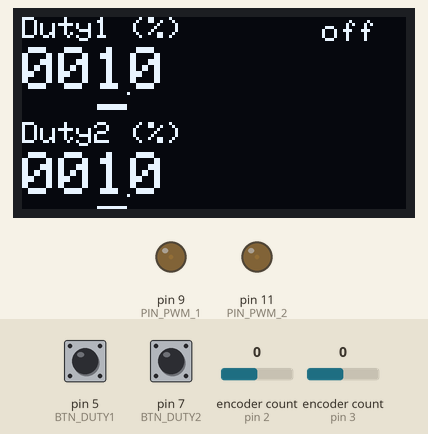
The sketch below on a simulated Arduino Nano, built with avr-gcc and run on an emulated ATmega328P. Shown: 128×64 one-colour display, output pins drawn as LEDs (lit = HIGH). Inputs (shaded band) come from the test bench; at power-on: pin 7 (BTN_DUTY2) HIGH, encoder count (sensors on pin 2, pin 3) 0, pin 5 (BTN_DUTY1) HIGH. EEPROM starts erased; what the sketch prints to the serial monitor is not drawn.

Above: at 1.2 s.
1.3 s: pin 7 (BTN_DUTY2) pulled LOW for 1 s
At 3.3 s:
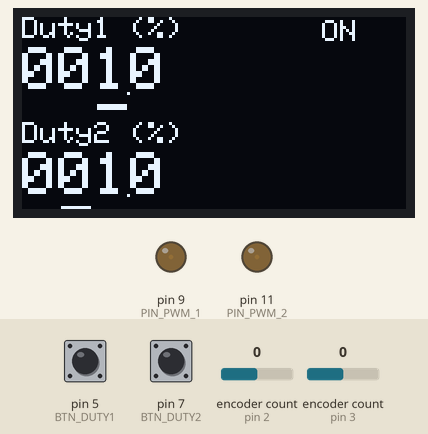
3.8 s: encoder count (sensor on pin 2) set to 1
At 4.4 s:
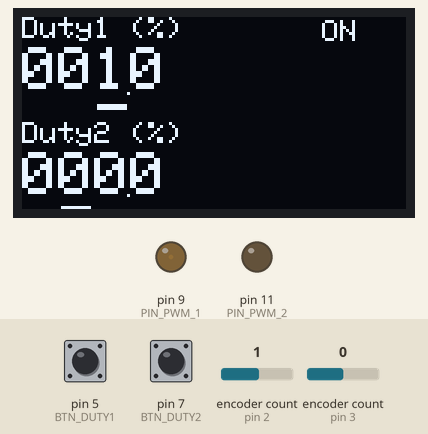
5.3 s: pin 7 (BTN_DUTY2) pulled LOW for 3.2 s
At 9.2 s:
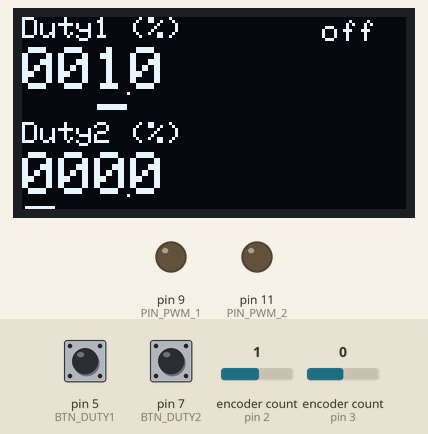
10.0 s: encoder count (sensor on pin 3) set to 1
At 10.4 s:
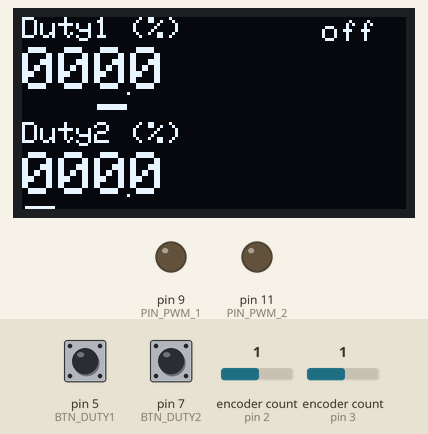
11.5 s: pin 5 (BTN_DUTY1) pulled LOW for 0.15 s
At 12.7 s:
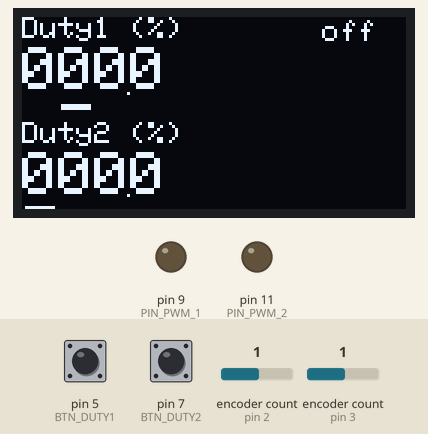
13.1 s: pin 5 (BTN_DUTY1) pulled LOW for 1 s
At 13.9 s:
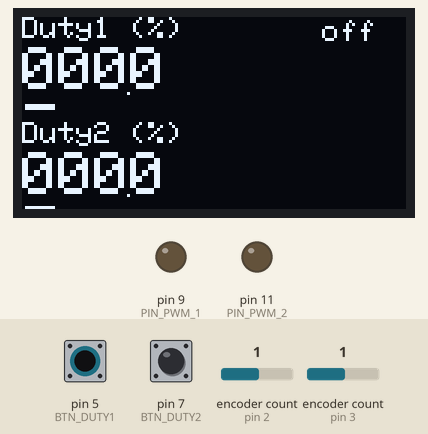
Timing chart, 0 to 16.1 s (numbered marks = the images above; inputs shaded):
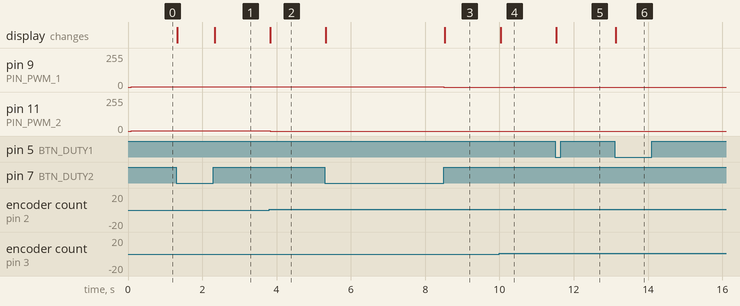

The sketch:

PWM2.ino
```cpp
#include <Wire.h>
#include <EEPROM.h>
#include <avr/sleep.h>
#include <avr/power.h>
//external libs
#include <Encoder.h>
#include <Adafruit_GFX.h>
#include <Adafruit_SSD1306.h>
//internal
#include "EncoderControl.h"

Adafruit_SSD1306 display(128, 64, &Wire, -1); //A4->SDA and A5->SCL

#define PIN_PWM_1 9
#define PIN_GND_1 8
#define PIN_PWM_2 11
#define PIN_GND_2 10

// ---------- Encoders: better if first pin has interrups (D2,D3 in Nano
Encoder encDuty1(3, 4);
#define BTN_DUTY1 5
Encoder encDuty2(2, 6);
#define BTN_DUTY2 7

EncoderControl duty1Ctrl(encDuty1, BTN_DUTY1, 0, 1000, 10);   // start at 1% it is divided by 10
EncoderControl duty2Ctrl(encDuty2, BTN_DUTY2, 0, 1000, 10);    // start at 1% it is divided by 10
bool switchedOn = false;

// ---------- EEPROM values: save/load with persistance
typedef struct{
  int32_t _signature;
  int16_t value1;
  int16_t value2;
  bool switchedOn;
} ConfigData;
ConfigData config;
void saveConfig() {
  config._signature = 0xBEEF;
  config.value1 = duty1Ctrl.getValue();
  config.value2 = duty2Ctrl.getValue();
  config.switchedOn = switchedOn;
  EEPROM.put(0, config);
}
void loadConfig() {
  EEPROM.get(0, config);
  if (config._signature != 0xBEEF){ //first time loading, put default values
      config._signature = 0xBEEF;
      config.value1 = 10;
      config.value2 = 10;
      config.switchedOn = false;
      saveConfig();
  }
  duty1Ctrl.setValue( config.value1 );
  duty2Ctrl.setValue( config.value2 );
  switchedOn = config.switchedOn;
}


// ---------- Function prototypes ----------
void drawDisplay();
void uintToString(uint16_t val, char* str);
void gndPin(uint8_t pin) {pinMode(pin, OUTPUT); digitalWrite(pin, LOW);};
void setPWMs(uint16_t pin1, uint16_t pin2);

void setup() {
  // turn off everything we can
  power_adc_disable();
  ADCSRA = 0;
  power_spi_disable();
  //power_timer0_disable(); //disabling timer0 breaks the encoder library
  TIMSK0 &= ~_BV(TOIE0); //so we just disable its interrupt to avoid jitter

  //set PWM at timer1 (pins 9,10) and timer2 (3,11) at 21kHz
  TCCR1B = TCCR1B & B11111000 | B00000001;    // set timer 1 divisor to     1 for PWM frequency of 31372.55 Hz
  TCCR2B = TCCR2B & B11111000 | B00000001;    // set timer 2 divisor to     1 for PWM frequency of 31372.55 Hz

  pinMode(BTN_DUTY1, INPUT_PULLUP);
  pinMode(BTN_DUTY2, INPUT_PULLUP);
  pinMode(PIN_PWM_1, OUTPUT); digitalWrite(PIN_PWM_1, LOW);
  pinMode(PIN_PWM_2, OUTPUT); digitalWrite(PIN_PWM_2, LOW);
  gndPin(PIN_GND_1); gndPin(PIN_GND_2);

  loadConfig();
  duty1Ctrl.setDigit( 1 );
  duty2Ctrl.setDigit( 1 );

  display.begin(SSD1306_SWITCHCAPVCC, 0x3C);
  display.setTextColor(SSD1306_WHITE);
  drawDisplay();

  setPWMs(duty1Ctrl.getValue(), duty2Ctrl.getValue());
  Serial.begin( 115200 );
}

void loop() {
  bool needsUpdate = false;
  uint16_t ticksPressed = 0;

  duty1Ctrl.handleRotation(needsUpdate);
  duty1Ctrl.handleButton(needsUpdate, ticksPressed);
  if (ticksPressed > 500){ // save current parameters to EPROM
    //Serial.println( ticksPressed );
    saveConfig();
  }

  duty2Ctrl.handleRotation(needsUpdate);
  duty2Ctrl.handleButton(needsUpdate, ticksPressed);
  if (ticksPressed > 500){ //switch on/off
    Serial.println( ticksPressed );
    if( switchedOn ){ //it is on, we switch off
      digitalWrite(PIN_PWM_1, LOW);
      digitalWrite(PIN_PWM_2, LOW);
    }
    switchedOn = switchedOn?false:true;
    needsUpdate = true;
  }

  if (needsUpdate) {
    drawDisplay();
    if (switchedOn)
      setPWMs(duty1Ctrl.getValue(), duty2Ctrl.getValue());
  }

  delay(20);
}

void setPWMs(uint16_t pin1, uint16_t pin2){
  analogWrite(PIN_PWM_1, (uint32_t)pin1 * 256 / 1000);
  analogWrite(PIN_PWM_2, (uint32_t)pin2 * 256 / 1000);
}


void drawDisplay() {
  char str[] = "0000";
  display.clearDisplay();
  //display.setRotation(2);

  display.setCursor(0, 0);
  display.setTextSize(1);
  display.print("Duty1 (%)");
  display.setCursor(0, 10);
  display.setTextSize(2);
  uintToString(duty1Ctrl.getValue(), str);
  display.print(str);
  display.drawPixel(35, 25, SSD1306_WHITE);
  display.fillRect(1+(3- duty1Ctrl.getDigit() )*12, 29, 10, 2, SSD1306_WHITE);    // Highlight frequency digit

  display.setCursor(0, 35);
  display.setTextSize(1);
  display.print("Duty2 (%)");
  display.setCursor(0, 45);
  display.setTextSize(2);
  uintToString(duty2Ctrl.getValue(), str);
  display.print(str);
  display.drawPixel(35, 59, SSD1306_WHITE);
  display.fillRect(1+(3- duty2Ctrl.getDigit() )*12, 63, 10, 2, SSD1306_WHITE); //duty digit

  display.setCursor(100, 1);
  display.setTextSize(1);
  if (switchedOn){
    display.print("ON");
  }else{
    display.print("off");
  }

  display.display();
}

void uintToString(uint16_t val, char* str) {
  int len = 0;
  for (; str[len] != '\0'; len++)
    str[len] = '0';

  for (int i = len - 1; val > 0 && i >= 0; i--) {
    str[i] = (val % 10) + '0';
    val /= 10;
  }
}
```

EncoderControl.h
```cpp
class EncoderControl {
public:
  EncoderControl(Encoder& encoder, uint8_t buttonPin, int16_t minVal, int16_t maxVal, int16_t initialValue)
    : enc(encoder), btnPin(buttonPin), minVal(minVal), maxVal(maxVal), lastPos(0), lastBtnState(HIGH),
      value(constrain(initialValue, minVal, maxVal)), digit(0) {}

  int16_t getValue() const { return value; }
  void setValue(int16_t val) {value = constrain(val, minVal, maxVal); }
  uint8_t getDigit() const { return digit; }
  void setDigit(uint8_t d) {digit = constrain(d, 0, 3); }

  bool handleRotation(bool& needsUpdate) {
    long newPos = enc.read() / 4; // Adjust sensitivity
    if (newPos != lastPos) {
      long delta = newPos - lastPos;
      int16_t step = 1;
      if (digit == 1) step = 10;
      else if (digit == 2) step = 100;
      else if (digit == 3) step = 1000;
      value -= delta * step;
      value = constrain(value, minVal, maxVal);
      lastPos = newPos;
      needsUpdate = true;
    }
  }

  void handleButton(bool& needsUpdate, uint16_t& tPressed) {
    tPressed = 0;
    uint8_t btnState = digitalRead(btnPin);
    if (btnState == LOW){ //pressed
      if (lastBtnState == HIGH){
        digit = (digit + 1) % 4;
        needsUpdate = true;
      }
      ticksPressed += 1;
    }else{ //not pressed
      tPressed = ticksPressed;
      ticksPressed = 0;
    }
    lastBtnState = btnState;
  }

private:
  Encoder& enc;
  long lastPos;

  const uint8_t btnPin;
  uint8_t lastBtnState;
  uint8_t digit;
  uint16_t ticksPressed;

  int16_t value;
  const int16_t minVal, maxVal;
};
```

Measured:
- after the input at 1.3 s, the display: first changes at once (image 1 shows a later state)
- after the input at 3.8 s, pin 11 (PIN_PWM_2): 2/255 → 0/255 at once; the display: changes at once (image 2)
- after the input at 5.3 s, pin 9 (PIN_PWM_1): 2/255 → 0/255 after 3.2 s; the display: first changes at once (image 3 shows a later state)
- after the input at 10.0 s, the display: changes at once (image 4)
- after the input at 11.5 s, the display: changes at once (image 5)
- after the input at 13.1 s, the display: changes at once (image 6)
